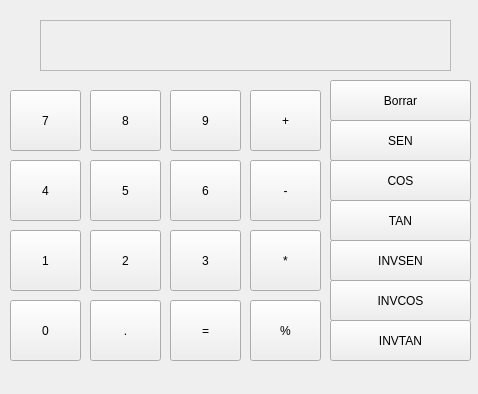
<?xml version="1.0" encoding="UTF-8"?>
<ui version="4.0">
 <class>MainWindow</class>
 <widget class="QMainWindow" name="MainWindow">
  <property name="geometry">
   <rect>
    <x>0</x>
    <y>0</y>
    <width>478</width>
    <height>394</height>
   </rect>
  </property>
  <property name="windowTitle">
   <string>MainWindow</string>
  </property>
  <widget class="QWidget" name="centralwidget">
   <widget class="QTextEdit" name="pantalla">
    <property name="enabled">
     <bool>false</bool>
    </property>
    <property name="geometry">
     <rect>
      <x>40</x>
      <y>20</y>
      <width>411</width>
      <height>51</height>
     </rect>
    </property>
   </widget>
   <widget class="QPushButton" name="siete">
    <property name="geometry">
     <rect>
      <x>10</x>
      <y>90</y>
      <width>71</width>
      <height>61</height>
     </rect>
    </property>
    <property name="text">
     <string>7</string>
    </property>
   </widget>
   <widget class="QPushButton" name="ocho">
    <property name="geometry">
     <rect>
      <x>90</x>
      <y>90</y>
      <width>71</width>
      <height>61</height>
     </rect>
    </property>
    <property name="text">
     <string>8</string>
    </property>
   </widget>
   <widget class="QPushButton" name="nueve">
    <property name="geometry">
     <rect>
      <x>170</x>
      <y>90</y>
      <width>71</width>
      <height>61</height>
     </rect>
    </property>
    <property name="text">
     <string>9</string>
    </property>
   </widget>
   <widget class="QPushButton" name="cuatro">
    <property name="geometry">
     <rect>
      <x>10</x>
      <y>160</y>
      <width>71</width>
      <height>61</height>
     </rect>
    </property>
    <property name="text">
     <string>4</string>
    </property>
   </widget>
   <widget class="QPushButton" name="cinco">
    <property name="geometry">
     <rect>
      <x>90</x>
      <y>160</y>
      <width>71</width>
      <height>61</height>
     </rect>
    </property>
    <property name="text">
     <string>5</string>
    </property>
   </widget>
   <widget class="QPushButton" name="seis">
    <property name="geometry">
     <rect>
      <x>170</x>
      <y>160</y>
      <width>71</width>
      <height>61</height>
     </rect>
    </property>
    <property name="text">
     <string>6</string>
    </property>
   </widget>
   <widget class="QPushButton" name="uno">
    <property name="geometry">
     <rect>
      <x>10</x>
      <y>230</y>
      <width>71</width>
      <height>61</height>
     </rect>
    </property>
    <property name="text">
     <string>1</string>
    </property>
   </widget>
   <widget class="QPushButton" name="dos">
    <property name="geometry">
     <rect>
      <x>90</x>
      <y>230</y>
      <width>71</width>
      <height>61</height>
     </rect>
    </property>
    <property name="text">
     <string>2</string>
    </property>
   </widget>
   <widget class="QPushButton" name="tres">
    <property name="geometry">
     <rect>
      <x>170</x>
      <y>230</y>
      <width>71</width>
      <height>61</height>
     </rect>
    </property>
    <property name="text">
     <string>3</string>
    </property>
   </widget>
   <widget class="QPushButton" name="cero">
    <property name="geometry">
     <rect>
      <x>10</x>
      <y>300</y>
      <width>71</width>
      <height>61</height>
     </rect>
    </property>
    <property name="text">
     <string>0</string>
    </property>
   </widget>
   <widget class="QPushButton" name="punto">
    <property name="geometry">
     <rect>
      <x>90</x>
      <y>300</y>
      <width>71</width>
      <height>61</height>
     </rect>
    </property>
    <property name="text">
     <string>.</string>
    </property>
   </widget>
   <widget class="QPushButton" name="suma">
    <property name="geometry">
     <rect>
      <x>250</x>
      <y>90</y>
      <width>71</width>
      <height>61</height>
     </rect>
    </property>
    <property name="text">
     <string>+</string>
    </property>
   </widget>
   <widget class="QPushButton" name="igual">
    <property name="geometry">
     <rect>
      <x>170</x>
      <y>300</y>
      <width>71</width>
      <height>61</height>
     </rect>
    </property>
    <property name="text">
     <string>=</string>
    </property>
   </widget>
   <widget class="QPushButton" name="menos">
    <property name="geometry">
     <rect>
      <x>250</x>
      <y>160</y>
      <width>71</width>
      <height>61</height>
     </rect>
    </property>
    <property name="text">
     <string>-</string>
    </property>
   </widget>
   <widget class="QPushButton" name="multiplicacion">
    <property name="geometry">
     <rect>
      <x>250</x>
      <y>230</y>
      <width>71</width>
      <height>61</height>
     </rect>
    </property>
    <property name="text">
     <string>*</string>
    </property>
   </widget>
   <widget class="QPushButton" name="division">
    <property name="geometry">
     <rect>
      <x>250</x>
      <y>300</y>
      <width>71</width>
      <height>61</height>
     </rect>
    </property>
    <property name="text">
     <string>%</string>
    </property>
   </widget>
   <widget class="QPushButton" name="seno">
    <property name="geometry">
     <rect>
      <x>330</x>
      <y>120</y>
      <width>141</width>
      <height>41</height>
     </rect>
    </property>
    <property name="text">
     <string>SEN</string>
    </property>
   </widget>
   <widget class="QPushButton" name="coseno">
    <property name="geometry">
     <rect>
      <x>330</x>
      <y>160</y>
      <width>141</width>
      <height>41</height>
     </rect>
    </property>
    <property name="text">
     <string>COS</string>
    </property>
   </widget>
   <widget class="QPushButton" name="tangente">
    <property name="geometry">
     <rect>
      <x>330</x>
      <y>200</y>
      <width>141</width>
      <height>41</height>
     </rect>
    </property>
    <property name="text">
     <string>TAN</string>
    </property>
   </widget>
   <widget class="QPushButton" name="inversen">
    <property name="geometry">
     <rect>
      <x>330</x>
      <y>240</y>
      <width>141</width>
      <height>41</height>
     </rect>
    </property>
    <property name="text">
     <string>INVSEN</string>
    </property>
   </widget>
   <widget class="QPushButton" name="invercos">
    <property name="geometry">
     <rect>
      <x>330</x>
      <y>280</y>
      <width>141</width>
      <height>41</height>
     </rect>
    </property>
    <property name="text">
     <string>INVCOS</string>
    </property>
   </widget>
   <widget class="QPushButton" name="invertan">
    <property name="geometry">
     <rect>
      <x>330</x>
      <y>320</y>
      <width>141</width>
      <height>41</height>
     </rect>
    </property>
    <property name="text">
     <string>INVTAN</string>
    </property>
   </widget>
   <widget class="QPushButton" name="borrar">
    <property name="geometry">
     <rect>
      <x>330</x>
      <y>80</y>
      <width>141</width>
      <height>41</height>
     </rect>
    </property>
    <property name="text">
     <string>Borrar</string>
    </property>
   </widget>
  </widget>
 </widget>
 <resources/>
 <connections/>
</ui>
